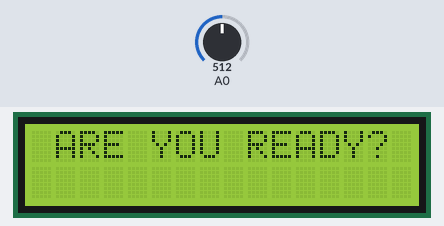
A sketch run on a simulated Arduino Uno, built with avr-gcc and run on an emulated ATmega328P. Shown: 16×2 character LCD. The inputs (shaded band) are chosen by the test bench; at power-on: A0 = 512. Random numbers use the default seed unless the sketch sets one. At 6.6 s the program stops and its outputs stay as they are.

Above: at 1.2 s.
1.3 s: A0 set to 209
2.8 s: A0 set to 193
At 2.92 s:
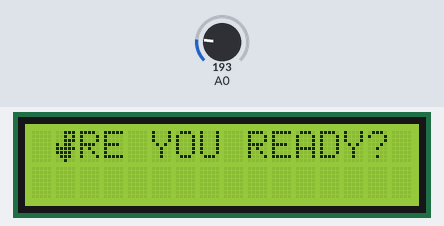
At 3.43 s:
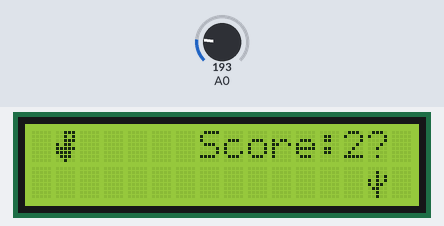
5.0 s: A0 set to 210
At 7.8 s:
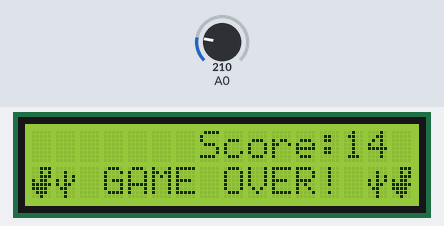
Timing chart, 0 to 8.1 s (numbered marks = the images above; inputs shaded):
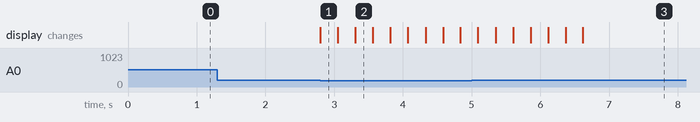

Measured:
- the behaviour switches between 200 and 199 on A0 (found by bisection; images 0 and 1)
- after the input at 1.3 s, every drawn part: stays the same
- after the input at 2.8 s, the display: changes at once (image 1)

The sketch:

dino.ino
```cpp
  /****************************************************************\
   ================================================================

                      Arduino LCD shield Chrome Dino

                                   by

                            Code Monkey King

  ================================================================
  \****************************************************************/

  // LCD driver
  #include <LiquidCrystal.h>
  #include <Keypad.h>

  /****************************************************************\
   ================================================================
                      CIRCUIT (Tinkercad version)
   ================================================================

                LCD RS pin to arduino digital pin 12
                LCD Enable pin to arduino digital pin 11
                LCD D4 pin to arduino digital pin 5
                LCD D5 pin to arduino digital pin 4
                LCD D6 pin to arduino digital pin 3
                LCD D7 pin to arduino digital pin 2
                LCD R/W pin to arduino ground
                LCD VSS pin to arduino ground
                LCD VCC pin to arduino 5V
                PUSH BUTTON terminal 1a to arduino pin 7
                PUSH BUTTON terminal 2a to ground

   ================================================================
            CIRCUIT (LCD shield 1602A D1 ROBOT (DF ROBOT))
   ================================================================

                LCD RS pin to arduino digital pin 8
                LCD Enable pin to arduino digital pin 9
                LCD Backlight LED to arduino pin 10
                LCD D4 pin to arduino digital pin 4
                LCD D5 pin to arduino digital pin 5
                LCD D6 pin to arduino digital pin 6
                LCD D7 pin to arduino digital pin 7
                LCD A0  to arduino A0 pin (LCD shield keypad)
                LCD VIN to arduino VIN pin
                LCD GND to arduino GND pin
                LCD 5V to arduino 5V pin
                LCD RST to arduino RST pin

   ================================================================
  \****************************************************************/

  // Comment out if running with a single button
  #define CMK_HARDWARE

  #ifdef CMK_HARDWARE
    // LCD pins
    #define RS 8    // LCD reset pin
    #define En 9    // LCD enable pin
    #define D4 4    // LCD data pin 4
    #define D5 5    // LCD data pin 5
    #define D6 6    // LCD data pin 6
    #define D7 7    // LCD data pin 7
  #else
    // LCD pins
    #define RS 12   // LCD reset pin
    #define En 11   // LCD enable pin
    #define D4 5    // LCD data pin 4
    #define D5 4    // LCD data pin 5
    #define D6 3    // LCD data pin 6
    #define D7 2    // LCD data pin 7
  #endif

  // init LCD
  LiquidCrystal lcd(RS, En, D4, D5, D6, D7);

  // game score
  int score = 0;

  // limit jump frequency
  bool allow_jump = false;

  // dino left leg char
  byte dino_l[8] = {
    B00000111,
    B00000101,
    B00000111,
    B00010110,
    B00011111,
    B00011110,
    B00001110,
    B00000100
  };

  // dino right leg char
  byte dino_r[8] = {
    B00000111,
    B00000101,
    B00000111,
    B00010110,
    B00011111,
    B00011110,
    B00001110,
    B00000010
  };

  // small cactus
  byte cactus_small[8] = {
    B00000000,
    B00000000,
    B00000100,
    B00000101,
    B00010101,
    B00010110,
    B00001100,
    B00000100
  };

  // big cactus
  byte cactus_big[8] = {
    B00000000,
    B00000100,
    B00000101,
    B00010101,
    B00010110,
    B00001100,
    B00000100,
    B00000100
  };

  // game world
  char world[] = {
    32, 32, 32, 32, 32, 32, 32, 83, 99, 111, 114, 101, 58, 32, 32, 32,
    32, 0, 32, 32, 32, 32, 32, 32, 32, 32, 32, 32, 32, 32, 32, 32,
  };

  // infinite run routine
  uint8_t scroll_world() {
    // on the real hardware we need a delay
    #ifdef CMK_HARDWARE
      delay(250);
    #endif

    // create next random object on the map (small/big cactus or empty square)
    char random_object = random(2, 35);  // '35' is a probability of encountering a cactus

    // place cactus on map
    if (random_object < 4) world[31] = random_object;

    // place empty square on map
    else world[31] = 32;

    // loop over second row of game world map
    for (int i = 16; i < 32; i++) {
      // scroll only if encounter a cactus
      if (world[i] == 2 or world[i] == 3) {
        // previous cell (cactus or empty)
        char prev = (i < 31) ? world[i + 1] : 32;

        // dino and cactus collision detection (game over)
        if (world[i - 1] < 2) return 1;

        // scroll world
        world[i - 1] = world[i];
        world[i] = prev;
      }
    }

    // erase top right cell on map (otherwise it gets a cactus as a side effect)
    world[15] = 32;

    // erase cactus behind dino after jump
    if (world[16] < 2) world[16] = 32;

    // no collisions, hence keep running
    return 0;
  }

  // update world
  void update_world() {
    // scroll map, detect collisions
    int game_over = scroll_world();

    // winning condition
    if (score == 999) {
      lcd.setCursor(0, 0);
      lcd.print("    YOU WIN!    ");
      lcd.setCursor(0, 1);
      lcd.write(byte(0));
      lcd.write(byte(32));
      lcd.write(byte(2));
      lcd.write(byte(2));
      lcd.write(byte(2));
      lcd.write(byte(3));
      lcd.write(byte(3));
      lcd.write(byte(3));
      lcd.write(byte(3));
      lcd.write(byte(3));
      lcd.write(byte(3));
      lcd.write(byte(2));
      lcd.write(byte(2));
      lcd.write(byte(2));
      lcd.write(byte(32));
      lcd.write(byte(1));
      while(1);
    }

    // hit a cactus
    if (game_over) {
      lcd.setCursor(0, 1);
      lcd.write(byte(0));
      lcd.write(byte(3));
      lcd.print(" GAME OVER! ");
      lcd.write(byte(3));
      lcd.write(byte(0));
      while(1);
    }

    // increase the score
    score++;

    // update score
    lcd.setCursor(13, 0);
    lcd.print(score);

    // set cursor to top left corner of LCD
    lcd.setCursor(0, 0);

    // loop over game world map array
    for (int i = 0; i < 32; i++) {
      // mimic dino stepping left and right legs
      if (world[i] < 2) world[i] ^= 1;

      // update cursor for rendering lower row of th LCD
      if (i == 16) lcd.setCursor(0, 1);

      // do not overwrite score to avoid flickering
      if (i < 13 || i > 15)
        lcd.write(byte(world[i]));
    }
  }

  // get user input
  bool get_button() {
    // use LCD Shield UP button
    #ifdef CMK_HARDWARE
      int shield_input;
      // 4 of LCD shield buttons are connected to analog pin 0
      shield_input = analogRead (0);
      if (shield_input < 200) return LOW;    // button up
      else return HIGH;
    #else
      return digitalRead(7);
    #endif
  }

  // arduino setup
  void setup() {
    #ifndef CMK_HARDWARE
      // connect button if no LCD shield
      pinMode(7, INPUT_PULLUP);
    #endif

    // create sprites, init LCD
    lcd.createChar(0, dino_l);
    lcd.createChar(1, dino_r);
    lcd.createChar(2, cactus_small);
    lcd.createChar(3, cactus_big);
    lcd.begin(16, 2);
  }

  // arduino loop
  void loop() {
    // set cursor to top left corner of LCD
    lcd.setCursor(0, 0);

    // wait for user to press a button to start
    lcd.print(" ARE YOU READY? ");
    while(get_button() == HIGH);

    // game loop
    while(true) {
      // dissallow dino hanging on the upper row all of the time
      allow_jump ^= 1;

      // on button press
      if (get_button() == LOW && allow_jump == true) {
        // update dino position on LCD
        lcd.setCursor(1, 1);
        lcd.write(byte(32));
        lcd.setCursor(1, 0);
        lcd.write(byte(0));

        // update dino position on world map
        world[1] = byte(0);
        world[17] = byte(32);

        // scroll map while dino is jumping
        for (int i = 0; i < 4; i++) update_world();

        // update dino position on world map
        world[1] = byte(32);
        world[17] = byte(0);

        // update dino position om LCD
        lcd.setCursor(1, 0);
        lcd.write(byte(32));
        lcd.setCursor(1, 1);
        lcd.write(byte(0));
      }

      // otherwise just scroll the world and update display
      update_world();
    }
  }
```
